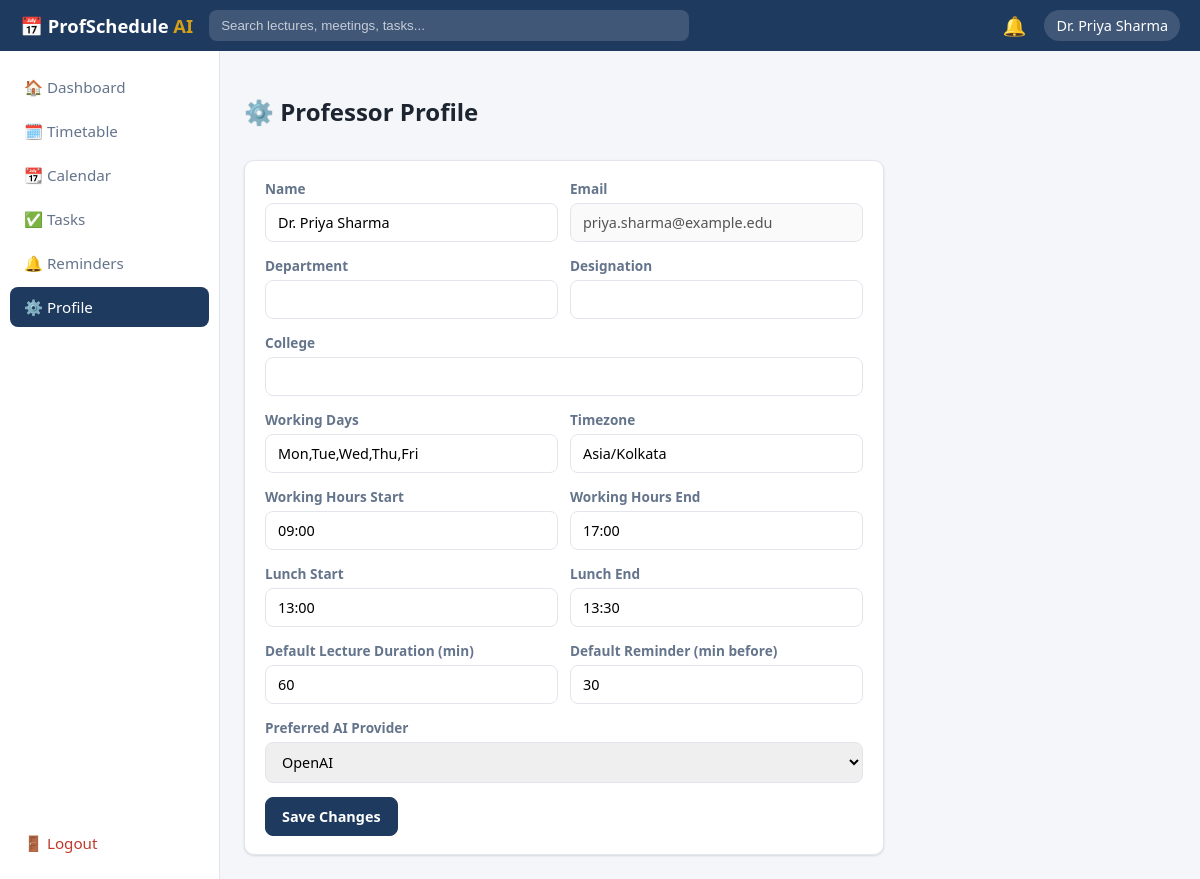
Screenshot of /profile (signed in) with the database file from the repository.
### app/models.py (models this page shows)
class User(Base):
    __tablename__ = "users"
    id: Mapped[str] = mapped_column(String(36), primary_key=True, default=_uuid)
    name: Mapped[str] = mapped_column(String(255))
    email: Mapped[str] = mapped_column(String(255), unique=True, index=True)
    password_hash: Mapped[str] = mapped_column(String(255))
    timezone: Mapped[str] = mapped_column(String(64), default="Asia/Kolkata")
    department: Mapped[str | None] = mapped_column(String(255), nullable=True)
    designation: Mapped[str | None] = mapped_column(String(255), nullable=True)
    college: Mapped[str | None] = mapped_column(String(255), nullable=True)
    working_days: Mapped[str] = mapped_column(String(64), default="Mon,Tue,Wed,Thu,Fri")
    working_hours_start: Mapped[str] = mapped_column(String(8), default="09:00")
    working_hours_end: Mapped[str] = mapped_column(String(8), default="17:00")
    lunch_start: Mapped[str] = mapped_column(String(8), default="13:00")
    lunch_end: Mapped[str] = mapped_column(String(8), default="13:30")
    default_lecture_duration: Mapped[int] = mapped_column(Integer, default=60)
    default_reminder_minutes: Mapped[int] = mapped_column(Integer, default=30)
    preferred_ai_provider: Mapped[str | None] = mapped_column(String(32), nullable=True)
    created_at: Mapped[datetime] = mapped_column(DateTime(timezone=True), default=_now)
    events: Mapped[list["Event"]] = relationship(back_populates="user", cascade="all, delete-orphan")
    tasks: Mapped[list["Task"]] = relationship(back_populates="user", cascade="all, delete-orphan")
    reminders: Mapped[list["Reminder"]] = relationship(back_populates="user", cascade="all, delete-orphan")
    conversations: Mapped[list["AIConversation"]] = relationship(back_populates="user", cascade="all, delete-orphan")

### app/routers/pages.py (the view)
@router.get("/profile")
def profile_page(request: Request, user: User | None = Depends(get_current_user_optional)):
    if not user:
        return RedirectResponse(url="/login")
    return templates.TemplateResponse("profile.html", _ctx(request, user))

### app/templates/profile.html (shortened to what this page needs)
{% extends "base.html" %}
{% block content %}
<div class="section-title"><h2>⚙️ Professor Profile</h2></div>
<div class="card" style="max-width:640px">
  <div class="form-row">
    <div class="form-group"><label>Name</label><input type="text" id="pf-name" value="{{ user.name }}"></div>
    <div class="form-group"><label>Email</label><input type="text" value="{{ user.email }}" disabled></div>
  </div>
  <div class="form-row">
    <div class="form-group"><label>Department</label><input type="text" id="pf-department" value="{{ user.department or '' }}"></div>
    <div class="form-group"><label>Designation</label><input type="text" id="pf-designation" value="{{ user.designation or '' }}"></div>
  </div>
  <div class="form-group"><label>College</label><input type="text" id="pf-college" value="{{ user.college or '' }}"></div>
  <div class="form-row">
    <div class="form-group"><label>Working Days</label><input type="text" id="pf-working-days" value="{{ user.working_days }}"></div>
    <div class="form-group"><label>Timezone</label><input type="text" id="pf-timezone" value="{{ user.timezone }}"></div>
  </div>
  <div class="form-row">
    <div class="form-group"><label>Working Hours Start</label><input type="text" id="pf-hours-start" value="{{ user.working_hours_start }}"></div>
    <div class="form-group"><label>Working Hours End</label><input type="text" id="pf-hours-end" value="{{ user.working_hours_end }}"></div>
  </div>
  <div class="form-row">
    <div class="form-group"><label>Lunch Start</label><input type="text" id="pf-lunch-start" value="{{ user.lunch_start }}"></div>
    <div class="form-group"><label>Lunch End</label><input type="text" id="pf-lunch-end" value="{{ user.lunch_end }}"></div>
  </div>
  <div class="form-row">
    <div class="form-group"><label>Default Lecture Duration (min)</label><input type="number" id="pf-lecture-duration" value="{{ user.default_lecture_duration }}"></div>
    <div class="form-group"><label>Default Reminder (min before)</label><input type="number" id="pf-reminder-minutes" value="{{ user.default_reminder_minutes }}"></div>
  </div>
  <div class="form-group">
    <label>Preferred AI Provider</label>
    <select id="pf-ai-provider">
      <option value="openai" {% if user.preferred_ai_provider == "openai" %}selected{% endif %}>OpenAI</option>
    </select>
  </div>
  <button class="btn btn-primary" id="pf-save-btn">Save Changes</button>
</div>
{% endblock %}

### app/templates/base.html (shortened to what this page needs)
<!DOCTYPE html>
<html lang="en">
<head>
  <link rel="stylesheet" href="/static/css/style.css">
</head>
<body class="app-shell" x-data="{ sidebarOpen: false }">
  {% if user %}
  <div class="topbar">
    <div class="brand">📅 ProfSchedule <span class="brand-accent">AI</span></div>
    <div class="topbar-search">
      <input type="search" id="global-search" placeholder="Search lectures, meetings, tasks..." autocomplete="off">
    </div>
    <div class="topbar-actions">
      <button class="icon-btn" id="notif-bell" title="Notifications">🔔<span id="notif-count" class="badge hidden">0</span></button>
      <div class="user-chip">{{ user.name }}</div>
    </div>
  </div>
  <div class="layout">
    <nav class="sidebar" :class="{ open: sidebarOpen }">
      <a class="nav-link {% if request.url.path == '/dashboard' %}active{% endif %}" href="/dashboard">🏠 Dashboard</a>
      <a class="nav-link {% if request.url.path == '/timetable' %}active{% endif %}" href="/timetable">🗓️ Timetable</a>
      <a class="nav-link {% if request.url.path == '/calendar' %}active{% endif %}" href="/calendar">📆 Calendar</a>
      <a class="nav-link {% if request.url.path == '/tasks' %}active{% endif %}" href="/tasks">✅ Tasks</a>
      <a class="nav-link {% if request.url.path == '/reminders' %}active{% endif %}" href="/reminders">🔔 Reminders</a>
      <a class="nav-link {% if request.url.path == '/profile' %}active{% endif %}" href="/profile">⚙️ Profile</a>
      <button class="nav-link logout-btn" id="logout-btn">🚪 Logout</button>
    </nav>
    <main class="content">
      {% block content %}{% endblock %}
    </main>
  </div>
  {% else %}
  {% block auth_content %}{% endblock %}
  {% endif %}
</body>
</html>

### app/static/css/style.css (style rules this page uses)
:root { --color-bg: #f4f6f9; --color-surface: #ffffff; --color-border: #e2e6ec; --color-text: #1c2530; --color-text-muted: #64748b; --color-primary: #1e3a5f; --color-primary-light: #2f5486; --color-accent: #d4a017; --color-danger: #c0392b; --color-success: #1f8a55; --color-warning: #b8860b; --radius: 10px; --shadow: 0 1px 3px rgba(20, 30, 50, 0.08), 0 1px 2px rgba(20, 30, 50, 0.06); --shadow-lg: 0 10px 30px rgba(20, 30, 50, 0.12); --cat-lecture: #2f5486; --cat-lab: #2f855a; --cat-meeting: #b7791f; --cat-project_review: #6b46c1; --cat-examination: #c0392b; --cat-personal: #718096; --cat-research: #0f766e; --cat-deadline: #d53f8c; --cat-conference: #2c7a7b; --cat-fdp: #975a16; --cat-workshop: #3182ce; --cat-other: #4a5568; }
* { box-sizing: border-box; }
body { margin: 0; font-family: "Segoe UI", -apple-system, BlinkMacSystemFont, Roboto, Helvetica, Arial, sans-serif; background: var(--color-bg); color: var(--color-text); }
a { color: inherit; text-decoration: none; }
button { font-family: inherit; cursor: pointer; }
.topbar { display: flex; align-items: center; gap: 16px; padding: 10px 20px; background: var(--color-primary); color: #fff; position: sticky; top: 0; z-index: 50; }
.brand { font-size: 1.15rem; font-weight: 700; white-space: nowrap; }
.brand-accent { color: var(--color-accent); }
.topbar-search { position: relative; flex: 1; max-width: 480px; }
.topbar-search input { width: 100%; padding: 8px 12px; border-radius: 8px; border: none; background: rgba(255,255,255,0.15); color: #fff; }
.topbar-search input::placeholder { color: rgba(255,255,255,0.7); }
.topbar-actions { display: flex; align-items: center; gap: 12px; margin-left: auto; position: relative; }
.icon-btn { background: transparent; border: none; color: #fff; font-size: 1.2rem; position: relative; }
.user-chip { background: rgba(255,255,255,0.15); padding: 6px 12px; border-radius: 20px; font-size: 0.9rem; }
.layout { display: flex; min-height: calc(100vh - 52px); }
.sidebar { width: 220px; background: var(--color-surface); border-right: 1px solid var(--color-border); padding: 16px 10px; display: flex; flex-direction: column; gap: 4px; }
.nav-link { display: block; padding: 10px 14px; border-radius: 8px; color: var(--color-text-muted); font-weight: 500; border: none; background: transparent; text-align: left; font-size: 0.95rem; width: 100%; }
.nav-link.active { background: var(--color-primary); color: #fff; }
.logout-btn { margin-top: auto; color: var(--color-danger); }
.content { flex: 1; padding: 24px; max-width: 1200px; }
.card { background: var(--color-surface); border-radius: var(--radius); border: 1px solid var(--color-border); box-shadow: var(--shadow); padding: 18px 20px; }
.section-title { display: flex; align-items: center; justify-content: space-between; margin-bottom: 12px; }
.btn { display: inline-flex; align-items: center; gap: 6px; padding: 9px 16px; border-radius: 8px; border: 1px solid var(--color-border); background: var(--color-surface); font-weight: 600; font-size: 0.9rem; color: var(--color-text); }
.btn-primary { background: var(--color-primary); color: #fff; border-color: var(--color-primary); }
.form-group { margin-bottom: 14px; }
.form-group label { display: block; font-size: 0.85rem; font-weight: 600; margin-bottom: 5px; color: var(--color-text-muted); }
.form-group input, .form-group select, .form-group textarea { width: 100%; padding: 9px 12px; border-radius: 8px; border: 1px solid var(--color-border); font-size: 0.9rem; font-family: inherit; }
.form-row { display: flex; gap: 12px; }
.form-row .form-group { flex: 1; }

### rows the page displays
User: name "Dr. Priya Sharma", email "priya.sharma@example.edu", working_days "Mon,Tue,Wed,Thu,Fri", timezone "Asia/Kolkata", working_hours_start "09:00", working_hours_end "17:00", lunch_start "13:00", lunch_end "13:30", default_lecture_duration "60", default_reminder_minutes "30"
